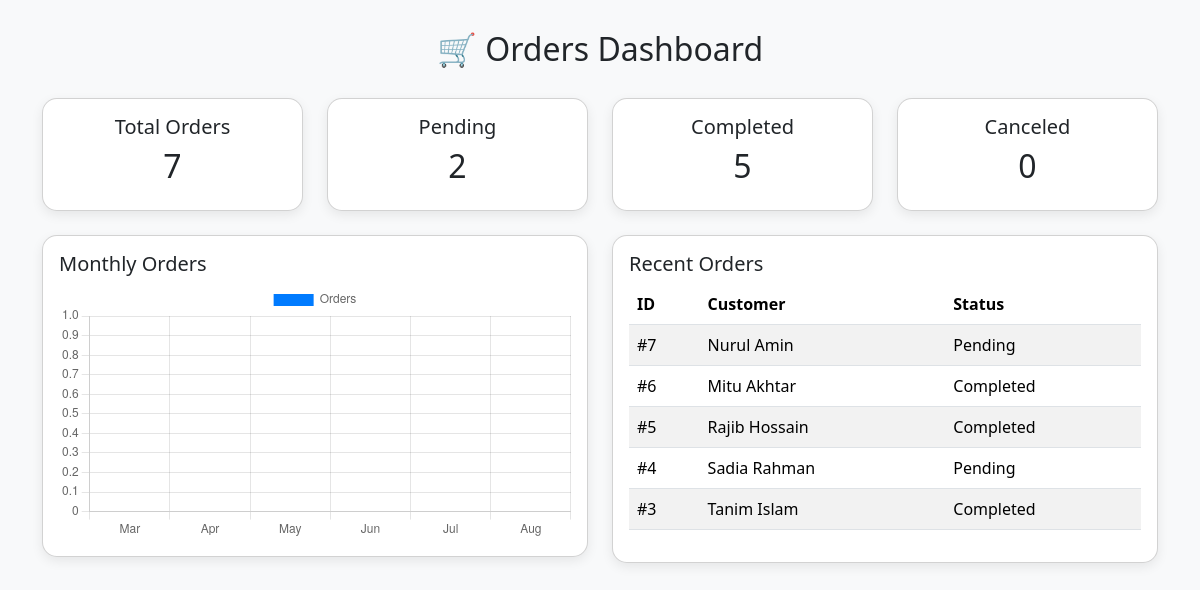
/orders.php, run on the app's committed database.
### tables this page shows
CREATE TABLE
    Orders (
        order_id INT PRIMARY KEY AUTO_INCREMENT,
        customer_id INT,
        employee_id INT,
        order_date DATETIME NOT NULL,
        total_amount DECIMAL(10, 2),
        order_status ENUM ('pending', 'completed', 'cancelled') NOT NULL,
        FOREIGN KEY (customer_id) REFERENCES Customers (customer_id),
        FOREIGN KEY (employee_id) REFERENCES Employees (employee_id)
    );

CREATE TABLE
    Customers (
        customer_id INT PRIMARY KEY AUTO_INCREMENT,
        customer_name VARCHAR(255) NOT NULL,
        email VARCHAR(255) UNIQUE,
        phone_number VARCHAR(20) UNIQUE,
        address TEXT,
        created_at TIMESTAMP DEFAULT CURRENT_TIMESTAMP
    );

### orders.php (the view, shortened to what this page needs)
<?php
try {
    $conn = new mysqli("127.0.0.1", "root", "", "Canteen_Management_System", 3306);
    $conn->set_charset("utf8mb4");
    $totalOrders = (int)$conn->query("SELECT COUNT(*) AS c FROM Orders")->fetch_assoc()['c'];
    $pendingOrders = (int)$conn->query("SELECT COUNT(*) AS c FROM Orders WHERE order_status='pending'")->fetch_assoc()['c'];
    $completedOrders = (int)$conn->query("SELECT COUNT(*) AS c FROM Orders WHERE order_status='completed'")->fetch_assoc()['c'];
    $canceledOrders = (int)$conn->query("SELECT COUNT(*) AS c FROM Orders WHERE order_status='canceled'")->fetch_assoc()['c'];
    $recentOrders = [];
    $res = $conn->query("
        SELECT o.order_id, c.customer_name, o.order_status
        FROM Orders o
        JOIN Customers c ON c.customer_id = o.customer_id
        ORDER BY o.order_date DESC
        LIMIT 5
    ");
    while ($row = $res->fetch_assoc()) {
        $recentOrders[] = $row;
    }
    $monthKeys = [];
    $labels = [];
    for ($i = 5; $i >= 0; $i--) {
        $ts = strtotime(date('Y-m-01') . " -$i months");
        $monthKeys[] = date('Y-m', $ts);
        $labels[] = date('M', $ts);
    }
    $map = array_fill_keys($monthKeys, 0);
    $counts = array_values($map);
} catch (mysqli_sql_exception $e) {
    http_response_code(500);
    echo "<pre style='padding:16px; background:#fff3f3; border:1px solid #f5c2c7; color:#842029; border-radius:8px;'>
    Database error: " . htmlspecialchars($e->getMessage()) . "
    </pre>";
    exit;
}
?>
<!DOCTYPE html>
<html lang="en">
<head>
  <link href="https://cdn.jsdelivr.net/npm/bootstrap@5.3.3/dist/css/bootstrap.min.css" rel="stylesheet">
</head>
<body>
<div class="container my-4">
  <h2 class="dashboard-header">🛒 Orders Dashboard</h2>
  <div class="row g-4 mb-4">
    <div class="col-md-3"><div class="card p-3 text-center"><h5>Total Orders</h5><h2><?= $totalOrders ?></h2></div></div>
    <div class="col-md-3"><div class="card p-3 text-center"><h5>Pending</h5><h2><?= $pendingOrders ?></h2></div></div>
    <div class="col-md-3"><div class="card p-3 text-center"><h5>Completed</h5><h2><?= $completedOrders ?></h2></div></div>
    <div class="col-md-3"><div class="card p-3 text-center"><h5>Canceled</h5><h2><?= $canceledOrders ?></h2></div></div>
  </div>
  <div class="row g-4">
    <div class="col-md-6">
      <div class="card p-3">
        <h5>Monthly Orders</h5>
        <canvas id="orderChart"></canvas>
      </div>
    </div>
    <div class="col-md-6">
      <div class="card p-3">
        <h5>Recent Orders</h5>
        <table class="table table-striped">
          <thead><tr><th>ID</th><th>Customer</th><th>Status</th></tr></thead>
          <tbody>
            <?php foreach ($recentOrders as $r): ?>
              <tr>
                <td>#<?= htmlspecialchars($r['order_id']) ?></td>
                <td><?= htmlspecialchars($r['customer_name']) ?></td>
                <td><?= ucfirst($r['order_status']) ?></td>
              </tr>
            <?php endforeach; ?>
          </tbody>
        </table>
      </div>
    </div>
  </div>
</div>
<script>
new Chart(document.getElementById('orderChart'), {
  type:'bar',
  data:{
    labels: <?= json_encode($labels) ?>,
    datasets:[{
      label:'Orders',
      data: <?= json_encode($counts) ?>,
      backgroundColor:'#007bff'
    }]
  }
});
</script>
</body>
</html>

### orders.php (style rules this page uses)
body { background: #f8f9fa; }
.card { border-radius: 15px; box-shadow: 0 4px 12px rgba(0,0,0,0.08); }
.dashboard-header { text-align: center; margin: 30px 0; }

### data on the page
orders: order_id "7", customer.customer_name "Nurul Amin", order_status "Pending"
orders: order_id "6", customer.customer_name "Mitu Akhtar", order_status "Completed"
orders: order_id "5", customer.customer_name "Rajib Hossain", order_status "Completed"
orders: order_id "4", customer.customer_name "Sadia Rahman", order_status "Pending"
orders: order_id "3", customer.customer_name "Tanim Islam", order_status "Completed"

### other printed values
$totalOrders "7"
$pendingOrders "2"
$completedOrders "5"
$canceledOrders "0"
chart data {{ json_encode($labels) }} ["Mar","Apr","May","Jun","Jul","Aug"]
chart data {{ json_encode($counts) }} [0,0,0,0,0,0]
